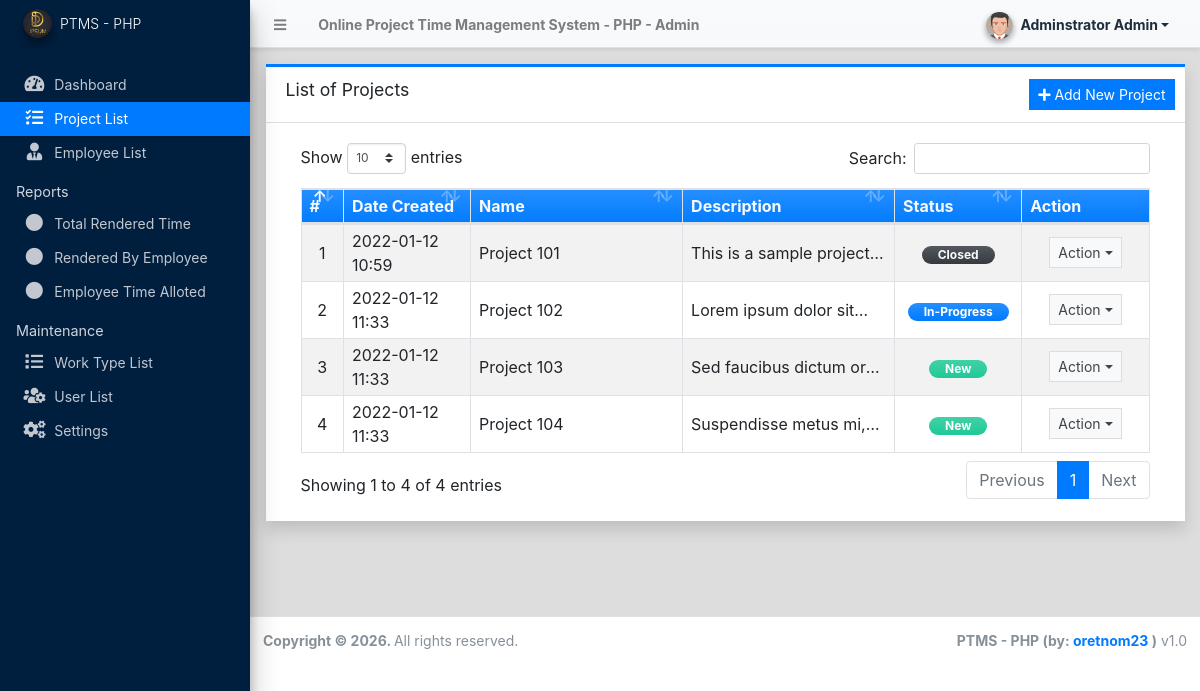
The app's page /admin/?page=projects (signed in) with its own data.
### tables this page shows
CREATE TABLE IF NOT EXISTS `project_list` (
  `id` int(30) NOT NULL AUTO_INCREMENT,
  `name` text NOT NULL,
  `description` text NOT NULL,
  `status` tinyint(1) NOT NULL DEFAULT 0 COMMENT '0= New, 1= In-Progress, 2= Closed',
  `delete_flag` tinyint(1) NOT NULL DEFAULT 0,
  `date_created` datetime NOT NULL DEFAULT current_timestamp(),
  `date_updated` datetime DEFAULT NULL ON UPDATE current_timestamp(),
  PRIMARY KEY (`id`)
);

### admin/projects/index.php (the view, shortened to what this page needs)
<div class="card card-outline card-primary rounded-0 shadow">
	<div class="card-header">
		<h3 class="card-title">List of Projects</h3>
		<div class="card-tools">
			<a href="javascript:void(0)" id="create_new" class="btn btn-flat btn-sm btn-primary"><span class="fas fa-plus"></span>  Add New Project</a>
		</div>
	</div>
	<div class="card-body">
		<div class="container-fluid">
        <div class="container-fluid">
			<table class="table table-bordered table-hover table-striped">
				<colgroup>
					<col width="5%">
					<col width="15%">
					<col width="25%">
					<col width="25%">
					<col width="15%">
					<col width="15%">
				</colgroup>
				<thead>
					<tr class="bg-gradient-primary text-light">
						<th>#</th>
						<th>Date Created</th>
						<th>Name</th>
						<th>Description</th>
						<th>Status</th>
						<th>Action</th>
					</tr>
				</thead>
				<tbody>
					<?php
						$i = 1;
						$qry = $conn->query("SELECT * from `project_list` where delete_flag = 0 order by `name` asc ");
						while($row = $qry->fetch_assoc()):
					?>
						<tr>
							<td class="text-center"><?php echo $i++; ?></td>
							<td class=""><?php echo date("Y-m-d H:i",strtotime($row['date_created'])) ?></td>
							<td class=""><p class="m-0 truncate-1"><?php echo $row['name'] ?></p></td>
							<td class=""><p class="m-0 truncate-1"><?php echo $row['description'] ?></p></td>
							<td class="text-center">
								<?php
									switch ($row['status']){
										case 0:
											echo '<span class="rounded-pill badge badge-success bg-gradient-teal px-3">New</span>';
											break;
										case 1:
											echo '<span class="rounded-pill badge badge-primary bg-gradient-primary px-3">In-Progress</span>';
											break;
										case 2:
											echo '<span class="rounded-pill badge badge-dark bg-gradient-dark px-3 text-light">Closed</span>';
											break;
									}
								?>
							</td>
							<td align="center">
								 <button type="button" class="btn btn-flat btn-default btn-sm dropdown-toggle dropdown-icon" data-toggle="dropdown">
				                  		Action
				                  </button>
							</td>
						</tr>
					<?php endwhile; ?>
				</tbody>
			</table>
		</div>
		</div>
	</div>
</div>

### records on screen
project_list: date_created "2022-01-12 10:59", name "Project 101", description "This is a sample…", status "Closed"
project_list: date_created "2022-01-12 11:33", name "Project 102", description "Lorem ipsum dolor…", status "In-Progress"
project_list: date_created "2022-01-12 11:33", name "Project 103", description "Sed faucibus dictum…", status "New"
project_list: date_created "2022-01-12 11:33", name "Project 104", description "Suspendisse metus…", status "New"

### other values on screen
$_settings->info('name') "Online Project Time Management System - PHP"
$_settings->userdata('firstname').' '.$_settings->userdata('lastname') "Adminstrator Admin"
$_settings->info('short_name') "PTMS - PHP"
